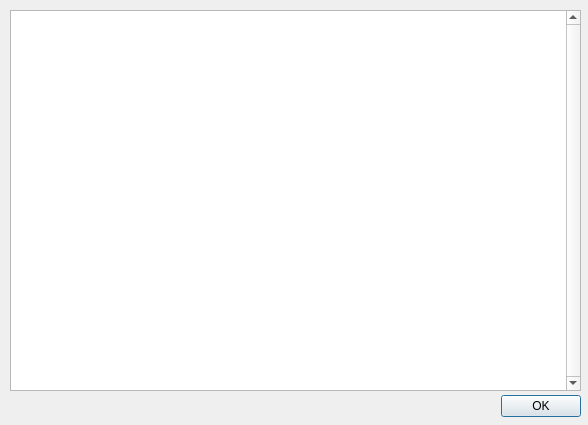
<?xml version="1.0" encoding="UTF-8"?>
<ui version="4.0">
 <class>TextViewer</class>
 <widget class="QDialog" name="TextViewer">
  <property name="geometry">
   <rect>
    <x>0</x>
    <y>0</y>
    <width>588</width>
    <height>425</height>
   </rect>
  </property>
  <property name="windowTitle">
   <string>Text Viewer</string>
  </property>
  <widget class="QDialogButtonBox" name="button2">
   <property name="geometry">
    <rect>
     <x>490</x>
     <y>390</y>
     <width>91</width>
     <height>32</height>
    </rect>
   </property>
   <property name="orientation">
    <enum>Qt::Horizontal</enum>
   </property>
   <property name="standardButtons">
    <set>QDialogButtonBox::Ok</set>
   </property>
  </widget>
  <widget class="QTextEdit" name="textBox1">
   <property name="geometry">
    <rect>
     <x>10</x>
     <y>10</y>
     <width>571</width>
     <height>381</height>
    </rect>
   </property>
   <property name="focusPolicy">
    <enum>Qt::NoFocus</enum>
   </property>
   <property name="verticalScrollBarPolicy">
    <enum>Qt::ScrollBarAlwaysOn</enum>
   </property>
   <property name="horizontalScrollBarPolicy">
    <enum>Qt::ScrollBarAlwaysOff</enum>
   </property>
   <property name="tabChangesFocus">
    <bool>false</bool>
   </property>
  </widget>
 </widget>
 <resources/>
 <connections>
  <connection>
   <sender>button2</sender>
   <signal>accepted()</signal>
   <receiver>TextViewer</receiver>
   <slot>accept()</slot>
   <hints>
    <hint type="sourcelabel">
     <x>248</x>
     <y>254</y>
    </hint>
    <hint type="destinationlabel">
     <x>157</x>
     <y>274</y>
    </hint>
   </hints>
  </connection>
  <connection>
   <sender>button2</sender>
   <signal>rejected()</signal>
   <receiver>TextViewer</receiver>
   <slot>reject()</slot>
   <hints>
    <hint type="sourcelabel">
     <x>316</x>
     <y>260</y>
    </hint>
    <hint type="destinationlabel">
     <x>286</x>
     <y>274</y>
    </hint>
   </hints>
  </connection>
 </connections>
</ui>
